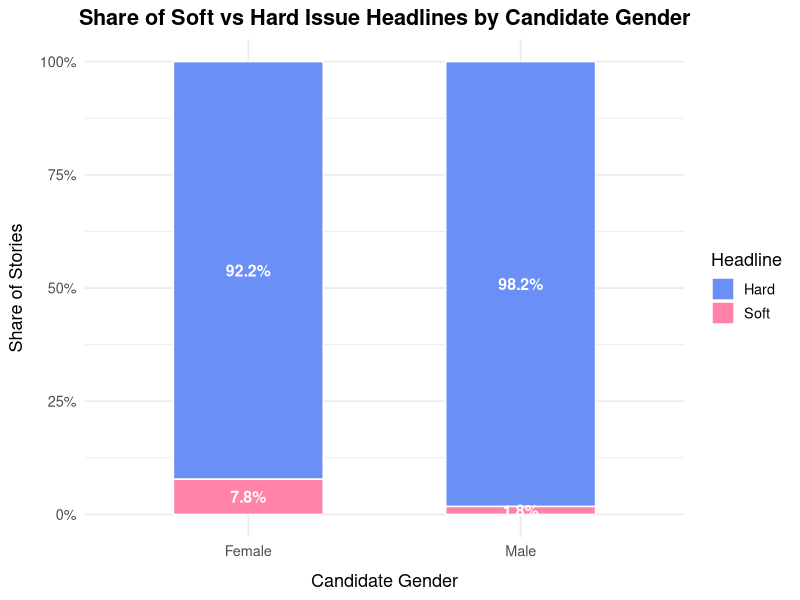

Here is the R script that generated this plot:
## ---- chunk 1
knitr::opts_chunk$set(echo = TRUE)
library(dplyr)
library(stringr)
library(ggplot2)
library(scales)
library(tidyr)
library(tidyverse)
## ---- chunk 2
stories <- read_csv("../data_clean/mediacloud_stories_2024_candidates.csv")
## ---- chunk 3
soft_terms <- c(
  "education", "school", "schools", "teacher", "teachers",
  "childcare", "children", "families", "family",
  "health", "healthcare", "medicaid", "medicare",
  "abortion", "reproductive", "maternity",
  "welfare", "food assistance", "snap"
)

hard_terms <- c(
  "economy", "economic", "inflation", "jobs", "tax", "taxes",
  "budget", "deficit",
  "defense", "military", "border", "immigration",
  "crime", "policing", "police",
  "terrorism", "foreign policy"
)
## ---- chunk 4
normalize_text <- function(x) {
  x %>%
    str_replace_all("\\s+", " ") %>%
    str_squish() %>%
    str_to_lower()
}

count_hits <- function(text, terms) {
  pattern <- str_c("\\b(", str_c(terms, collapse = "|"), ")\\b")
  str_count(text, regex(pattern, ignore_case = TRUE))
}

scored <- stories %>%
  mutate(
    title_clean = normalize_text(title),
    soft_hits   = count_hits(title_clean, soft_terms),
    hard_hits   = count_hits(title_clean, hard_terms)
  )

## ---- chunk 5
viz_data <- scored %>%
  mutate(frame_simple = ifelse(soft_hits > hard_hits, "Soft", "Hard")) %>%
  group_by(gender, frame_simple) %>%
  summarise(n = n(), .groups = "drop") %>%
  group_by(gender) %>%
  mutate(
    pct = n / sum(n),
    pct_label = percent(pct, accuracy = 0.1),
    gender_label = ifelse(gender == "F", "Female", "Male")
  )

ggplot(viz_data, aes(x = gender_label, y = pct, fill = frame_simple)) +

  geom_col(width = 0.55, color = "white") +
  geom_text(
    aes(label = pct_label),
    position = position_stack(vjust = 0.5),
    color = "white",
    size = 4,
    fontface = "bold"
  ) +
  scale_fill_manual(
    values = c(
      "Soft" = "#FF82A9",   # pink
      "Hard" = "#6A8FF7"    # blue
    )
  ) +
  
  scale_y_continuous(labels = percent_format()) +
  
  labs(
    title = "Share of Soft vs Hard Issue Headlines by Candidate Gender",
    x = "Candidate Gender",
    y = "Share of Stories",
    fill = "Headline"
  ) +
  
  theme_minimal(base_size = 13) +
  theme(
    plot.title = element_text(face = "bold", hjust = 0.5),
    legend.position = "right",
    axis.title.x = element_text(margin = margin(t = 10)),
    axis.title.y = element_text(margin = margin(r = 10))
  )
